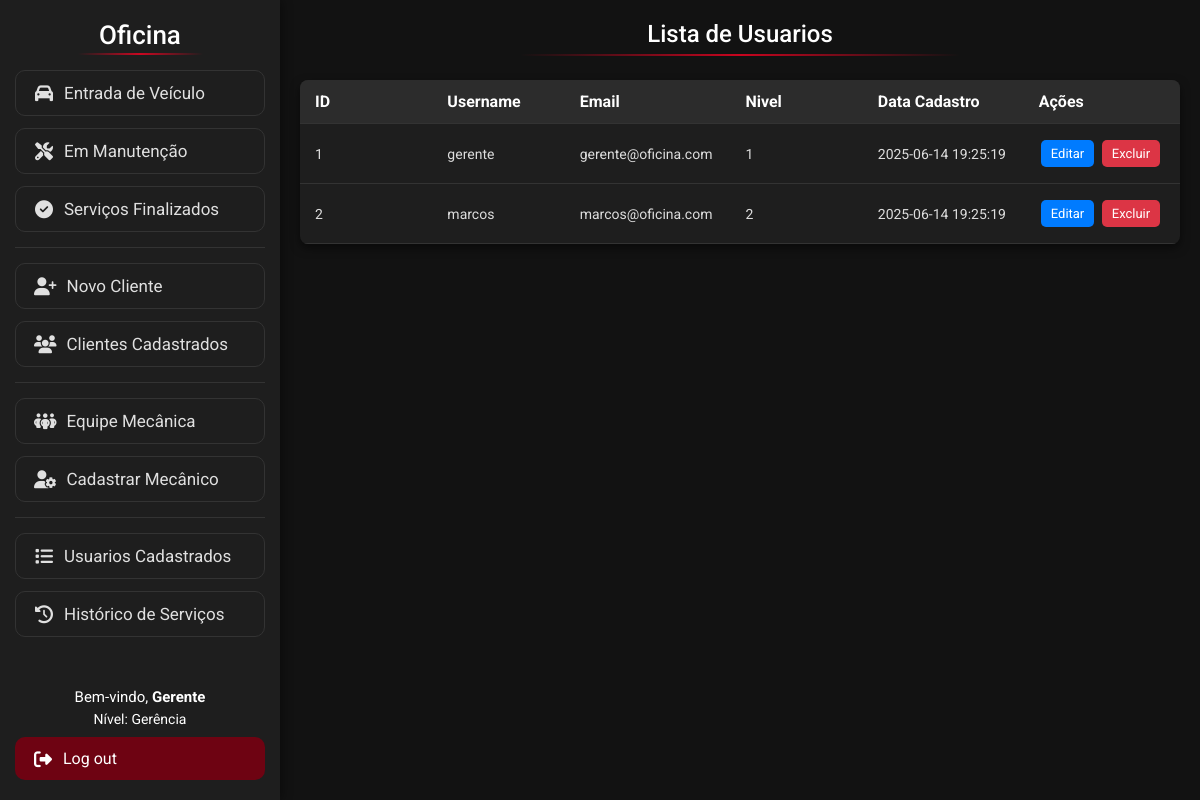
The page /Visao/ListarUsuarios.php (signed in) on the database its author committed.
### tables this page shows
create table usuario (
idUsuario int auto_increment primary key,
login varchar(80) not null unique,
senha varchar(80) not null,
email varchar(120) not null,
nivel tinyint not null default 2,
CHECK (nivel IN (1, 2)),
dataCadastro datetime default current_timestamp
);

### Modelo/DAO/ClassUsuarioDAO.php (called while the page is built, shortened)
<?php
class ClassUsuarioDAO
{
    public function listarUsuarios()
    {
        try {
            $pdo = Conexao::getInstance();
            $sql = "SELECT * FROM usuario";
            $stmt = $pdo->prepare($sql);
            $stmt->execute();
            return $stmt->fetchAll(PDO::FETCH_ASSOC);
        } catch (PDOException $exc) {
            echo $exc->getMessage();
        }
    }
}

### Visao/ListarUsuarios.php (the view, shortened to what this page needs)
<!DOCTYPE html>
<html lang="pt-BR">
<head>
    <link rel="stylesheet" href="css/lista.css">
</head>
<body>
    <?php
    include 'Menu.php';
    ?>
    <h1 class="titulo">Lista de Usuarios</h1>
    <table class="tabela-clientes">
        <thead>
            <tr>
                <th>ID</th>
                <th>Username</th>
                <th>Email</th>
                <th>Nivel</th>
                <th>Data Cadastro</th>
                <th>Ações</th>
            </tr>
        </thead>
        <tbody>
            <?php
            require_once "../Modelo/DAO/ClassUsuarioDAO.php";
            $userDAO = new ClassUsuarioDAO();
            $users = $userDAO->listarUsuarios();
            foreach ($users as $user) {
                echo '<tr>';
                echo '<td>' . $user['idUsuario'] . '</td>';
                echo '<td>' . $user['login'] . '</td>';
                echo '<td>' . $user['email'] . '</td>';
                echo '<td>' . $user['nivel'] . '</td>';
                echo '<td>' . $user['dataCadastro'] . '</td>';
                echo '<td>
                    <a href="AlterarUsuario.php?idex=' . $user['idUsuario'] . '"class="btn btn-editar">Editar</a>
                    <a href="../Controle/ControleUsuario.php?ACAO=deletarUser&idex=' . $user['idUsuario'] . '" class="btn btn-excluir" onclick="return confirm(\'Tem certeza que deseja excluir este usuario?\')">Excluir</a>
                    </td>';
                echo '</tr>';
            }
            ?>
        </tbody>
    </table>
</body>
</html>

### Visao/css/lista.css (style rules this page uses)
* { box-sizing: border-box; font-family: 'Roboto', sans-serif; margin: 0; padding: 0; }
body { background-color: #121212; color: #e0e0e0; padding: 20px; margin-left: 280px; }
.titulo { color: white; margin-bottom: 1.5rem; font-weight: 500; font-size: 24px; text-align: center; position: relative; padding-bottom: 0.5rem; }
.titulo::after { content: ''; position: absolute; bottom: 0; left: 25%; width: 50%; height: 2px; background: linear-gradient(90deg, transparent, #ff0022c4, transparent); }
.tabela-clientes { width: 100%; min-width: 600px; border-collapse: collapse; background-color: #1e1e1e; border-radius: 8px; overflow: hidden; box-shadow: 0 4px 10px rgba(0, 0, 0, 0.5); }
.tabela-clientes th, .tabela-clientes td { padding: 12px 15px; text-align: left; border-bottom: 1px solid #333; word-wrap: break-word; }
.tabela-clientes th { background-color: #2c2c2c; color: #ffffff; }
.tabela-clientes td { color: #dddddd; font-size: 14px; min-width: 130px; }
.btn { padding: 6px 10px; border: none; border-radius: 5px; cursor: pointer; font-size: 13px; margin: 4px 2px; display: inline-block; white-space: nowrap; text-align: center; }
.btn-editar { background-color: #007bff; color: white; text-decoration: none; }
.btn-excluir { background-color: #dc3545; color: white; text-decoration: none; }

### rows shown on the page
usuario: idUsuario "1", login "gerente", email "gerente@oficina.com", nivel "1", dataCadastro "2025-06-14 19:25:19"
usuario: idUsuario "2", login "marcos", email "marcos@oficina.com", nivel "2", dataCadastro "2025-06-14 19:25:19"

### other values the page prints
$_SESSION['login'] "Gerente"
